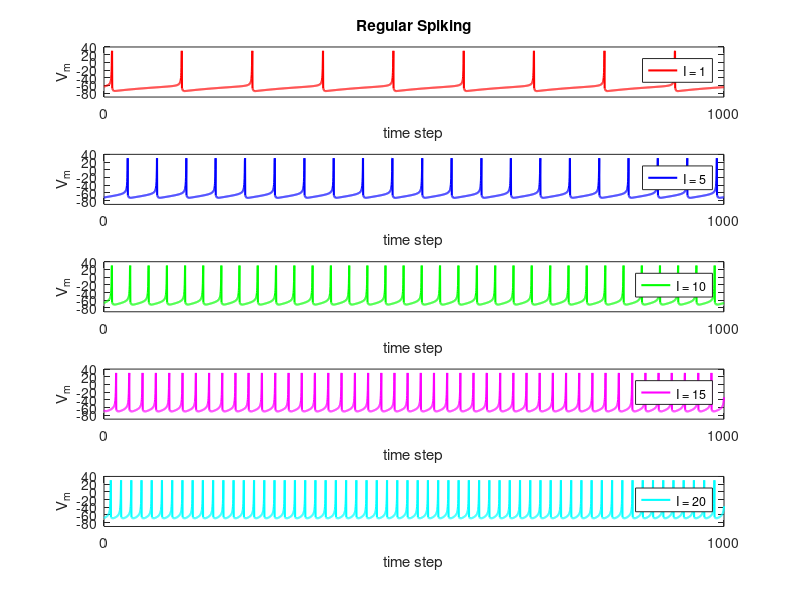
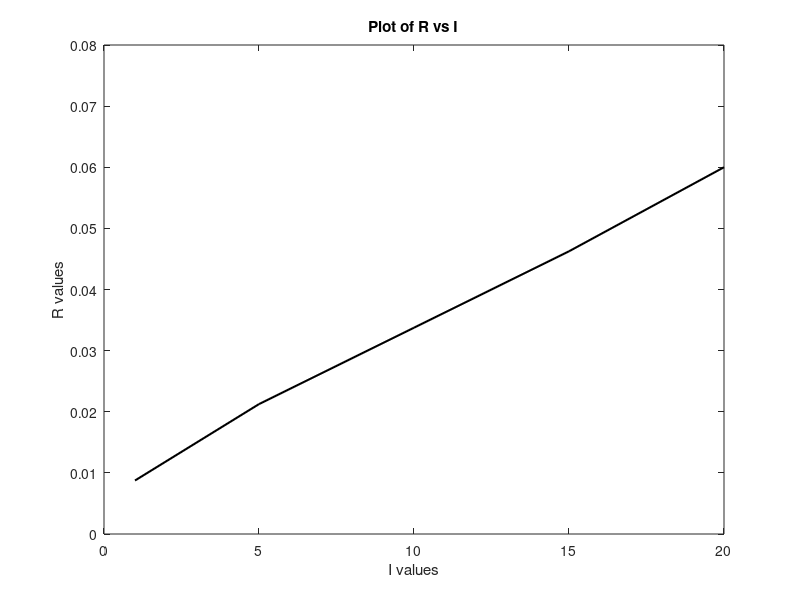

Write the MATLAB code that produced these figures, in order.








%   This MATLAB file generates figure 1 in the paper by
%               Izhikevich E.M. (2004)
%   Which Model to Use For Cortical Spiking Neurons?
%   use MATLAB R13 or later. November 2003. San Diego, CA

%   Modified by Ali Minai
%   Modified further by Adekunle Adebisi 09/20/2020
%--------------------------------------------------------------------------
clc
clear
close all
%--------------------------------------------------------------------------
steps = 1000;                  %This simulation runs for 1000 steps

% Declaring all the constants required for the model
a=0.02; b=0.25; c=-65;  d=6;
V=-64; u=b*V;
VV=[];  uu=[];
tau = 0.25;
tspan = 0:tau:steps;  %tau is the discretization time-step
%tspan is the simulation interval

% creating an empty list for the spikes
spike_ts = [];

% initializing variable to store the required output membrane potential &
% spikes
init = 1;
VV_val = 0;
All_VVs = ones(4001,41);
All_spikes = ones(4001,41)*3;  % array of 3's to be replaced by 0 or 1 for spikes
%--------------------------------------------------------------------------

% starting the loop for each value of I
for all_trials = 0:0.5:20
    % starting the loop for the timespan 1000 ofr each I in the above loop
    for t=tspan
    %----------------------------------------------------------------------
        I = all_trials;
        V = V + tau*(0.04*V^2+5*V+140-u+I);
        u = u + tau*a*(b*V-u);
        if V > 30                 %if this is a spike
            VV(end+1)=30;         %VV is the time-series of membrane potentials
            V = c;
            u = u + d;
            spike_ts = [spike_ts ; 1];   %records a spike
        else
            VV(end+1)= V;
            spike_ts = [spike_ts ; 0];   %records no spike
        end
        uu(end+1)=u;
    end
    % store all the results into the intialize empty arrays for each loop
    All_VVs(:,init) = VV(VV_val+1:length(VV));
    All_spikes(:,init) = spike_ts(VV_val+1:length(VV));
    %----------------------------------------------------------------------

    %----------------------------------------------------------------------
    % drawing the plots only for I = 1,5,10,15, and 20
    if all_trials == 1
        sp_800 = All_spikes(:,init);      %# last 800 elements
        mean_1 = [all_trials, sum(sp_800(end-3200+1:end)/800)];
        subplot(5,1,1)
        plot(tspan, All_VVs(:,init),'r', 'linewidth', 1.5);
        legend('I = 1', 'location', 'best')
        axis([0 max(tspan) -90 40])
        xlabel('time step');
        ylabel('V_m')
        xticks([0 max(tspan)]);
        xticklabels([0 steps]);
        title('Regular Spiking');
    elseif (all_trials == 5)
        sp_800 = All_spikes(:,init);      %# last 800 elements
        mean_5 = [all_trials, sum(sp_800(end-3200+1:end)/800)];
        subplot(5,1,2)
        plot(tspan, All_VVs(:,init),'b', 'linewidth', 1.5);
        legend('I = 5', 'location', 'best')
        axis([0 max(tspan) -90 40])
        xlabel('time step');
        ylabel('V_m')
        xticks([0 max(tspan)]);
        xticklabels([0 steps]);
    elseif (all_trials == 10)
        sp_800 = All_spikes(:,init);      %# last 800 elements
        mean_10 = [all_trials, sum(sp_800(end-3200+1:end)/800)];
        subplot(5,1,3)
        plot(tspan, All_VVs(:,init),'g', 'linewidth', 1.5);
        legend('I = 10', 'location', 'best')
        axis([0 max(tspan) -90 40])
        xlabel('time step');
        ylabel('V_m')
        xticks([0 max(tspan)]);
        xticklabels([0 steps]);
    elseif (all_trials == 15)
        sp_800 = All_spikes(:,init);      %# last 800 elements
        mean_15 = [all_trials, sum(sp_800(end-3200+1:end)/800)];
        subplot(5,1,4)
        plot(tspan, All_VVs(:,init),'m', 'linewidth', 1.5);
        legend('I = 15', 'location', 'best')
        axis([0 max(tspan) -90 40])
        xlabel('time step');
        ylabel('V_m')
        xticks([0 max(tspan)]);
        xticklabels([0 steps]);
    elseif (all_trials == 20)
        sp_800 = All_spikes(:,init);      %# last 800 elements
        mean_20 = [all_trials, sum(sp_800(end-3200+1:end)/800)];
        subplot(5,1,5)
        plot(tspan, All_VVs(:,init),'c', 'linewidth', 1.5);
        legend('I = 20', 'location', 'best')
        axis([0 max(tspan) -90 40])
        xlabel('time step');
        ylabel('V_m')
        xticks([0 max(tspan)]);
        xticklabels([0 steps]);
    end
    %----------------------------------------------------------------------
    init = init + 1;
    VV_val = VV_val + 4001;
end
%--------------------------------------------------------------------------
% drawing the plots for the R vs I
MSR  = [mean_1;mean_5;mean_10;mean_15;mean_20];
figure
plot(MSR(:,1),MSR(:,2),'k', 'linewidth', 1.5)
xlabel('I values')
ylabel('R values')
title('Plot of R vs I')




